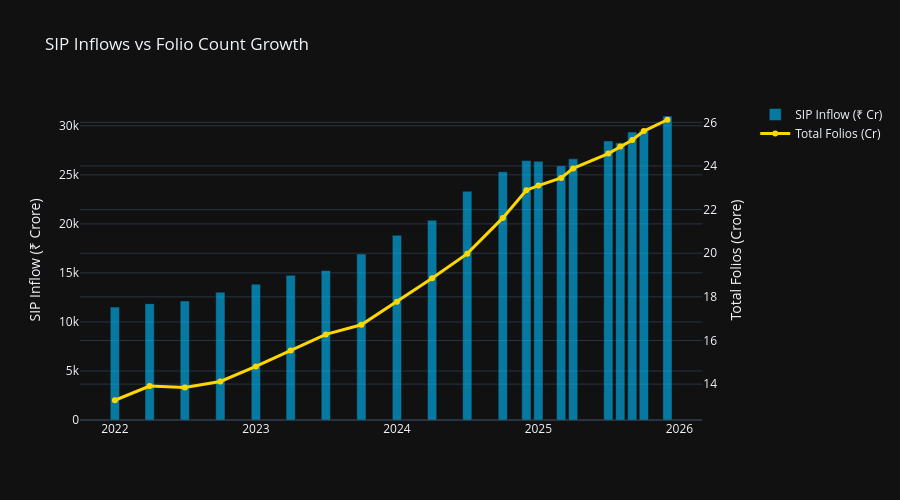

The cell this chart's notebook holds for it:
### Markdown cell above
### 11b. SIP Inflows vs Folio Growth (Dual Axis)

### Code cell
combined = pd.merge(sip[["month","sip_inflow_crore"]],
                    folio[["month","total_folios_crore"]], on="month", how="inner")
fig = make_subplots(specs=[[{"secondary_y": True}]])
fig.add_trace(go.Bar(x=combined["month"], y=combined["sip_inflow_crore"],
                     name="SIP Inflow (₹ Cr)", marker_color="rgba(0,191,255,0.6)"),
              secondary_y=False)
fig.add_trace(go.Scatter(x=combined["month"], y=combined["total_folios_crore"],
                          mode="lines+markers", name="Total Folios (Cr)",
                          line=dict(color="#FFD700", width=3)), secondary_y=True)
fig.update_layout(title="SIP Inflows vs Folio Count Growth",
                  template=PLOTLY_TEMPLATE, height=500, hovermode="x unified")
fig.update_yaxes(title_text="SIP Inflow (₹ Crore)", secondary_y=False)
fig.update_yaxes(title_text="Total Folios (Crore)", secondary_y=True)
fig.show()

### Figure 1 — Plotly figure (JSON) as saved in the notebook; plotly's stock layout.template omitted (floating-point values rounded to 4 significant figures)
{"data": [{"marker": {"color": "rgba(0,191,255,0.6)"}, "name": "SIP Inflow (₹ Cr)", "type": "bar", "x": ["2022-01-01T00:00:00", "2022-04-01T00:00:00", "2022-07-01T00:00:00", "2022-10-01T00:00:00", "2023-01-01T00:00:00", "2023-04-01T00:00:00", "2023-07-01T00:00:00", "2023-10-01T00:00:00", "2024-01-01T00:00:00", "2024-04-01T00:00:00", "2024-07-01T00:00:00", "2024-10-01T00:00:00", "2024-12-01T00:00:00", "2025-01-01T00:00:00", "2025-03-01T00:00:00", "2025-04-01T00:00:00", "2025-07-01T00:00:00", "2025-08-01T00:00:00", "2025-09-01T00:00:00", "2025-10-01T00:00:00", "2025-12-01T00:00:00"], "xaxis": "x", "y": [11517, 11863, 12140, 13040, 13856, 14749, 15245, 16928, 18838, 20371, 23332, 25323, 26459, 26400, 25926, 26632, 28464, 28265, 29361, 29529, 31002], "yaxis": "y"}, {"line": {"color": "#FFD700", "width": 3}, "mode": "lines+markers", "name": "Total Folios (Cr)", "type": "scatter", "x": ["2022-01-01T00:00:00", "2022-04-01T00:00:00", "2022-07-01T00:00:00", "2022-10-01T00:00:00", "2023-01-01T00:00:00", "2023-04-01T00:00:00", "2023-07-01T00:00:00", "2023-10-01T00:00:00", "2024-01-01T00:00:00", "2024-04-01T00:00:00", "2024-07-01T00:00:00", "2024-10-01T00:00:00", "2024-12-01T00:00:00", "2025-01-01T00:00:00", "2025-03-01T00:00:00", "2025-04-01T00:00:00", "2025-07-01T00:00:00", "2025-08-01T00:00:00", "2025-09-01T00:00:00", "2025-10-01T00:00:00", "2025-12-01T00:00:00"], "xaxis": "x", "y": [13.26, 13.91, 13.85, 14.12, 14.81, 15.54, 16.28, 16.72, 17.78, 18.85, 19.98, 21.62, 22.89, 23.1, 23.45, 23.89, 24.57, 24.89, 25.19, 25.6, 26.12], "yaxis": "y2"}], "layout": {"height": 500, "hovermode": "x unified", "title": {"text": "SIP Inflows vs Folio Count Growth"}, "xaxis": {"anchor": "y", "domain": [0, 0.94]}, "yaxis": {"anchor": "x", "domain": [0, 1], "title": {"text": "SIP Inflow (₹ Crore)"}}, "yaxis2": {"anchor": "x", "overlaying": "y", "side": "right", "title": {"text": "Total Folios (Crore)"}}}}
